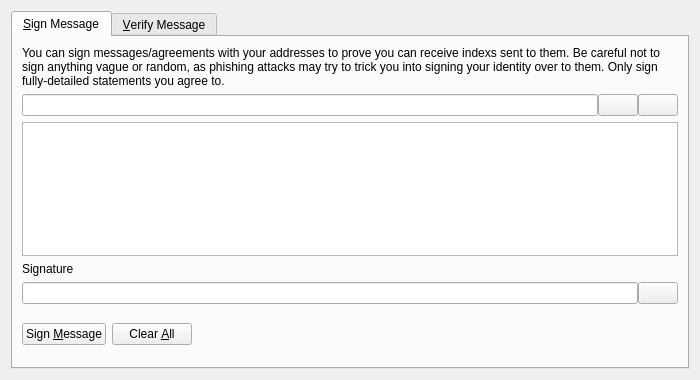
<?xml version="1.0" encoding="UTF-8"?>
<ui version="4.0">
 <class>SignVerifyMessageDialog</class>
 <widget class="QDialog" name="SignVerifyMessageDialog">
  <property name="geometry">
   <rect>
    <x>0</x>
    <y>0</y>
    <width>700</width>
    <height>380</height>
   </rect>
  </property>
  <property name="windowTitle">
   <string>Signatures - Sign / Verify a Message</string>
  </property>
  <property name="modal">
   <bool>true</bool>
  </property>
  <layout class="QVBoxLayout" name="verticalLayout">
   <item>
    <widget class="QTabWidget" name="tabWidget">
     <property name="currentIndex">
      <number>0</number>
     </property>
     <widget class="QWidget" name="tabSignMessage">
      <attribute name="title">
       <string>&amp;Sign Message</string>
      </attribute>
      <layout class="QVBoxLayout" name="verticalLayout_SM">
       <item>
        <widget class="QLabel" name="infoLabel_SM">
         <property name="text">
          <string>You can sign messages/agreements with your addresses to prove you can receive indexs sent to them. Be careful not to sign anything vague or random, as phishing attacks may try to trick you into signing your identity over to them. Only sign fully-detailed statements you agree to.</string>
         </property>
         <property name="textFormat">
          <enum>Qt::PlainText</enum>
         </property>
         <property name="wordWrap">
          <bool>true</bool>
         </property>
        </widget>
       </item>
       <item>
        <layout class="QHBoxLayout" name="horizontalLayout_1_SM">
         <property name="spacing">
          <number>0</number>
         </property>
         <item>
          <widget class="QValidatedLineEdit" name="addressIn_SM">
           <property name="toolTip">
            <string>The Zcoin address to sign the message with</string>
           </property>
          </widget>
         </item>
         <item>
          <widget class="QPushButton" name="addressBookButton_SM">
           <property name="toolTip">
            <string>Choose previously used address</string>
           </property>
           <property name="text">
            <string/>
           </property>
           <property name="icon">
            <iconset resource="../bitcoin.qrc">
             <normaloff>:/icons/address-book</normaloff>:/icons/address-book</iconset>
           </property>
           <property name="shortcut">
            <string>Alt+A</string>
           </property>
           <property name="autoDefault">
            <bool>false</bool>
           </property>
          </widget>
         </item>
         <item>
          <widget class="QPushButton" name="pasteButton_SM">
           <property name="toolTip">
            <string>Paste address from clipboard</string>
           </property>
           <property name="text">
            <string/>
           </property>
           <property name="icon">
            <iconset resource="../bitcoin.qrc">
             <normaloff>:/icons/editpaste</normaloff>:/icons/editpaste</iconset>
           </property>
           <property name="shortcut">
            <string>Alt+P</string>
           </property>
           <property name="autoDefault">
            <bool>false</bool>
           </property>
          </widget>
         </item>
        </layout>
       </item>
       <item>
        <widget class="QPlainTextEdit" name="messageIn_SM">
         <property name="toolTip">
          <string>Enter the message you want to sign here</string>
         </property>
        </widget>
       </item>
       <item>
        <widget class="QLabel" name="signatureLabel_SM">
         <property name="text">
          <string>Signature</string>
         </property>
         <property name="textFormat">
          <enum>Qt::PlainText</enum>
         </property>
        </widget>
       </item>
       <item>
        <layout class="QHBoxLayout" name="horizontalLayout_2_SM">
         <property name="spacing">
          <number>0</number>
         </property>
         <item>
          <widget class="QLineEdit" name="signatureOut_SM">
           <property name="font">
            <font>
             <italic>true</italic>
            </font>
           </property>
           <property name="readOnly">
            <bool>true</bool>
           </property>
          </widget>
         </item>
         <item>
          <widget class="QPushButton" name="copySignatureButton_SM">
           <property name="toolTip">
            <string>Copy the current signature to the system clipboard</string>
           </property>
           <property name="text">
            <string/>
           </property>
           <property name="icon">
            <iconset resource="../bitcoin.qrc">
             <normaloff>:/icons/editcopy</normaloff>:/icons/editcopy</iconset>
           </property>
           <property name="autoDefault">
            <bool>false</bool>
           </property>
          </widget>
         </item>
        </layout>
       </item>
       <item>
        <layout class="QHBoxLayout" name="horizontalLayout_3_SM">
         <item>
          <widget class="QPushButton" name="signMessageButton_SM">
           <property name="toolTip">
            <string>Sign the message to prove you own this Zcoin address</string>
           </property>
           <property name="text">
            <string>Sign &amp;Message</string>
           </property>
           <property name="icon">
            <iconset resource="../bitcoin.qrc">
             <normaloff>:/icons/edit</normaloff>:/icons/edit</iconset>
           </property>
           <property name="autoDefault">
            <bool>false</bool>
           </property>
          </widget>
         </item>
         <item>
          <widget class="QPushButton" name="clearButton_SM">
           <property name="toolTip">
            <string>Reset all sign message fields</string>
           </property>
           <property name="text">
            <string>Clear &amp;All</string>
           </property>
           <property name="icon">
            <iconset resource="../bitcoin.qrc">
             <normaloff>:/icons/remove</normaloff>:/icons/remove</iconset>
           </property>
           <property name="autoDefault">
            <bool>false</bool>
           </property>
          </widget>
         </item>
         <item>
          <spacer name="horizontalSpacer_1_SM">
           <property name="orientation">
            <enum>Qt::Horizontal</enum>
           </property>
           <property name="sizeHint" stdset="0">
            <size>
             <width>40</width>
             <height>48</height>
            </size>
           </property>
          </spacer>
         </item>
         <item>
          <widget class="QLabel" name="statusLabel_SM">
           <property name="font">
            <font>
             <weight>75</weight>
             <bold>true</bold>
            </font>
           </property>
           <property name="text">
            <string/>
           </property>
           <property name="wordWrap">
            <bool>true</bool>
           </property>
          </widget>
         </item>
         <item>
          <spacer name="horizontalSpacer_2_SM">
           <property name="orientation">
            <enum>Qt::Horizontal</enum>
           </property>
           <property name="sizeHint" stdset="0">
            <size>
             <width>40</width>
             <height>48</height>
            </size>
           </property>
          </spacer>
         </item>
        </layout>
       </item>
      </layout>
     </widget>
     <widget class="QWidget" name="tabVerifyMessage">
      <attribute name="title">
       <string>&amp;Verify Message</string>
      </attribute>
      <layout class="QVBoxLayout" name="verticalLayout_VM">
       <item>
        <widget class="QLabel" name="infoLabel_VM">
         <property name="text">
          <string>Enter the receiver's address, message (ensure you copy line breaks, spaces, tabs, etc. exactly) and signature below to verify the message. Be careful not to read more into the signature than what is in the signed message itself, to avoid being tricked by a man-in-the-middle attack. Note that this only proves the signing party receives with the address, it cannot prove sendership of any transaction!</string>
         </property>
         <property name="textFormat">
          <enum>Qt::PlainText</enum>
         </property>
         <property name="alignment">
          <set>Qt::AlignLeading|Qt::AlignLeft|Qt::AlignTop</set>
         </property>
         <property name="wordWrap">
          <bool>true</bool>
         </property>
        </widget>
       </item>
       <item>
        <layout class="QHBoxLayout" name="horizontalLayout_1_VM">
         <property name="spacing">
          <number>0</number>
         </property>
         <item>
          <widget class="QValidatedLineEdit" name="addressIn_VM">
           <property name="toolTip">
            <string>The Zcoin address the message was signed with</string>
           </property>
          </widget>
         </item>
         <item>
          <widget class="QPushButton" name="addressBookButton_VM">
           <property name="toolTip">
            <string>Choose previously used address</string>
           </property>
           <property name="text">
            <string/>
           </property>
           <property name="icon">
            <iconset resource="../bitcoin.qrc">
             <normaloff>:/icons/address-book</normaloff>:/icons/address-book</iconset>
           </property>
           <property name="shortcut">
            <string>Alt+A</string>
           </property>
           <property name="autoDefault">
            <bool>false</bool>
           </property>
          </widget>
         </item>
        </layout>
       </item>
       <item>
        <widget class="QPlainTextEdit" name="messageIn_VM"/>
       </item>
       <item>
        <widget class="QValidatedLineEdit" name="signatureIn_VM"/>
       </item>
       <item>
        <layout class="QHBoxLayout" name="horizontalLayout_2_VM">
         <item>
          <widget class="QPushButton" name="verifyMessageButton_VM">
           <property name="toolTip">
            <string>Verify the message to ensure it was signed with the specified Zcoin address</string>
           </property>
           <property name="text">
            <string>Verify &amp;Message</string>
           </property>
           <property name="icon">
            <iconset resource="../bitcoin.qrc">
             <normaloff>:/icons/transaction_0</normaloff>:/icons/transaction_0</iconset>
           </property>
           <property name="autoDefault">
            <bool>false</bool>
           </property>
          </widget>
         </item>
         <item>
          <widget class="QPushButton" name="clearButton_VM">
           <property name="toolTip">
            <string>Reset all verify message fields</string>
           </property>
           <property name="text">
            <string>Clear &amp;All</string>
           </property>
           <property name="icon">
            <iconset resource="../bitcoin.qrc">
             <normaloff>:/icons/remove</normaloff>:/icons/remove</iconset>
           </property>
           <property name="autoDefault">
            <bool>false</bool>
           </property>
          </widget>
         </item>
         <item>
          <spacer name="horizontalSpacer_1_VM">
           <property name="orientation">
            <enum>Qt::Horizontal</enum>
           </property>
           <property name="sizeHint" stdset="0">
            <size>
             <width>40</width>
             <height>48</height>
            </size>
           </property>
          </spacer>
         </item>
         <item>
          <widget class="QLabel" name="statusLabel_VM">
           <property name="font">
            <font>
             <weight>75</weight>
             <bold>true</bold>
            </font>
           </property>
           <property name="text">
            <string/>
           </property>
           <property name="wordWrap">
            <bool>true</bool>
           </property>
          </widget>
         </item>
         <item>
          <spacer name="horizontalSpacer_2_VM">
           <property name="orientation">
            <enum>Qt::Horizontal</enum>
           </property>
           <property name="sizeHint" stdset="0">
            <size>
             <width>40</width>
             <height>48</height>
            </size>
           </property>
          </spacer>
         </item>
        </layout>
       </item>
      </layout>
     </widget>
    </widget>
   </item>
  </layout>
 </widget>
 <customwidgets>
  <customwidget>
   <class>QValidatedLineEdit</class>
   <extends>QLineEdit</extends>
   <header>qvalidatedlineedit.h</header>
  </customwidget>
 </customwidgets>
 <resources>
  <include location="../bitcoin.qrc"/>
 </resources>
 <connections/>
</ui>
